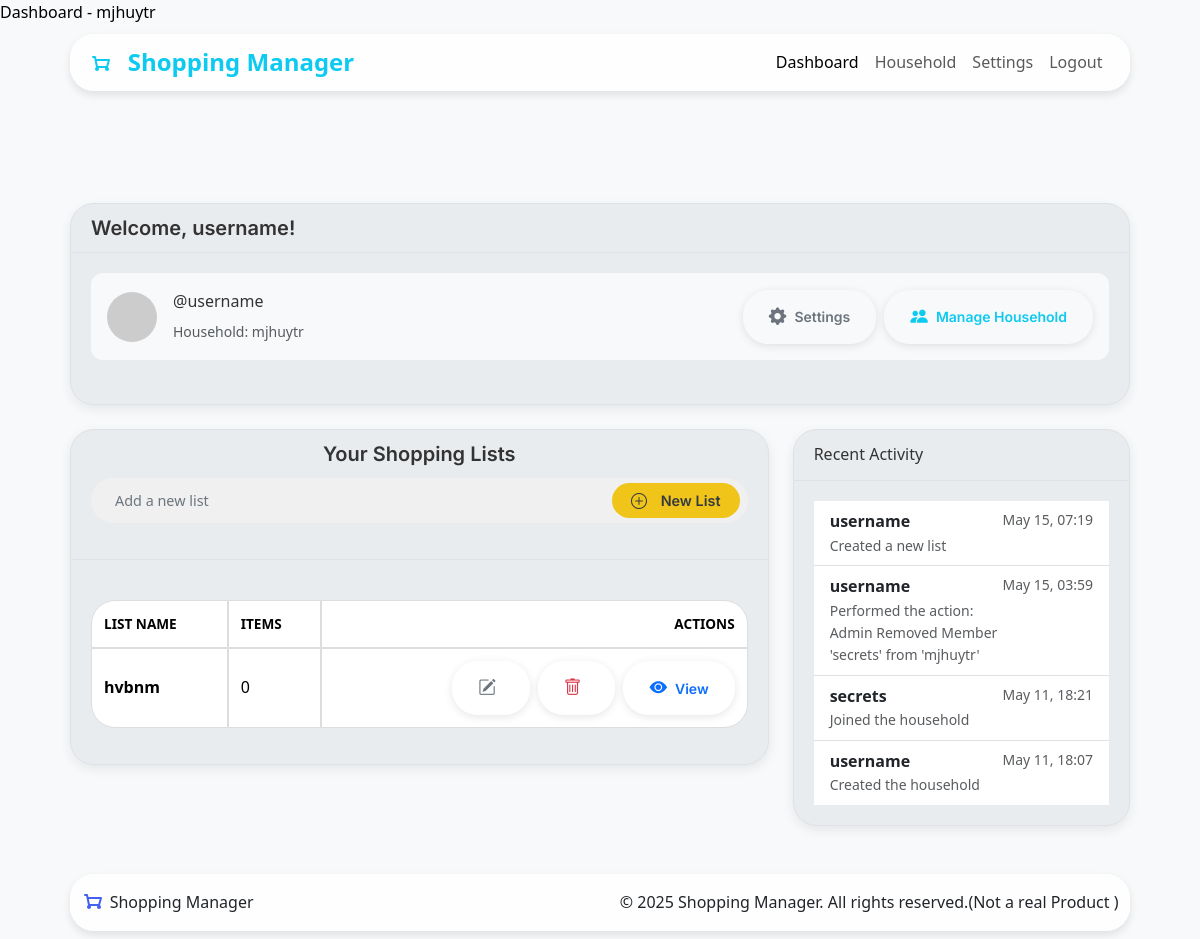
/dashboard (signed in), run on an earlier commit of the app's database.
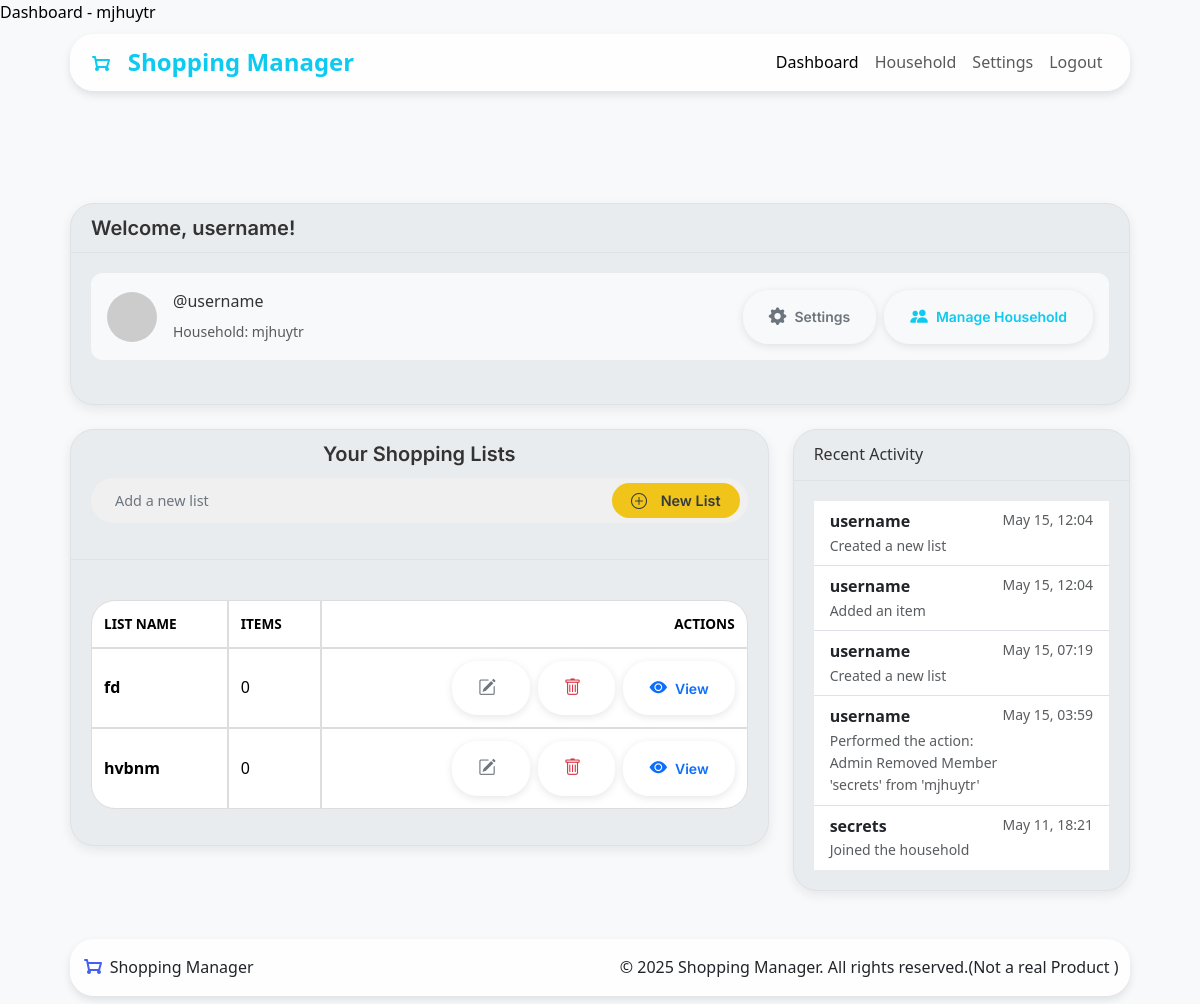
And on a later commit of the database.
### app/models.py (models this page shows, shortened)
class User(db.Model, UserMixin):
    __tablename__ = 'users'
    id = db.Column(db.Integer, primary_key=True)
    username = db.Column(db.String(80), unique=True, nullable=False)
    name = db.Column(db.String(80), nullable=False)
    password = db.Column(db.String(128), nullable=False)
    role = db.Column(db.String(20), default='member')
    avatar_url = db.Column(db.String(256), nullable=True)  # Can be DiceBear URL or local path
    household_id = db.Column(db.Integer, db.ForeignKey('households.id'))
    household = db.relationship('Household', back_populates='members', foreign_keys=[household_id])
    administered_household = db.relationship('Household', back_populates='admin',
                                            foreign_keys='Household.admin_id', uselist=False)
    created_lists = db.relationship('ShoppingList', backref='creator', lazy=True)
    added_items = db.relationship('ListItem', backref='added_by', lazy=True)
    activities = db.relationship('ActivityLog', backref='user', lazy=True)

class Household(db.Model):
    __tablename__ = 'households'
    id = db.Column(db.Integer, primary_key=True)
    join_code = db.Column(db.String(36), unique=True, nullable=False, default=lambda: secrets.token_hex(4).upper())
    name = db.Column(db.String(100), nullable=False)
    created_at = db.Column(db.DateTime, default=datetime.now(timezone.utc))
    admin_id = db.Column(db.Integer, db.ForeignKey('users.id'), nullable=False)
    admin = db.relationship('User', back_populates='administered_household', foreign_keys=[admin_id])
    members = db.relationship('User', back_populates='household', lazy=True, foreign_keys='User.household_id')
    shopping_lists = db.relationship('ShoppingList', backref='household', lazy=True, cascade="all, delete-orphan")

class ShoppingList(db.Model):
    __tablename__ = 'shoppinglists'  # Explicitly set table name
    id = db.Column(db.Integer, primary_key=True)
    name = db.Column(db.String(100), nullable=False)
    household_id = db.Column(db.Integer, db.ForeignKey('households.id'), nullable=False)
    created_by_user_id = db.Column(db.Integer, db.ForeignKey('users.id'), nullable=False)
    created_at = db.Column(db.DateTime, default=datetime.now(timezone.utc))
    items_count = db.Column(db.Integer, default=0)
    purchased_items_count = db.Column(db.Integer, default=0)
    items = db.relationship('ListItem', backref='shopping_list', lazy=True, cascade="all, delete-orphan")

class ActivityLog(db.Model):
    __tablename__ = 'activity_log'
    id = db.Column(db.Integer, primary_key=True)
    user_id = db.Column(db.Integer, db.ForeignKey('users.id'), nullable=False)
    household_id = db.Column(db.Integer, db.ForeignKey('households.id'), nullable=False)
    action_type = db.Column(db.String(50), nullable=False)
    timestamp = db.Column(db.DateTime, default=datetime.now(timezone.utc))

### app/routes.py (the view)
@main.route('/dashboard')
@login_required
def dashboard():
    new_list_form = ShoppingListForm()
    household_id = current_user.household_id
    if not household_id:
        flash("You must join or create a household first.", "warning")
        return redirect(url_for('household_bp.setup'))
    household = HouseholdModel.query.get(household_id)
    if not household:
        flash("Household not found.", "danger")
        return redirect(url_for('main.dashboard'))
    is_admin = (current_user.id == household.admin_id)
    all_household_lists = ShoppingListModel.query.filter_by(household_id=household_id)\
                                               .order_by(ShoppingListModel.created_at.desc())\
                                               .all()
    recent_activity = ActivityLog.query.filter_by(household_id=household_id)\
                                     .order_by(ActivityLog.timestamp.desc())\
                                     .limit(5)\
                                     .all()
    return render_template('dashboard.html',
                           title=f"Dashboard - {household.name}",
                           household=household,
                           lists=all_household_lists,
                           is_admin=is_admin,
                           recent_activity=recent_activity,
                           format_action=format_action ,
                           new_list_form=new_list_form
                           )

### templates/dashboard.html (shortened to what this page needs)
{% extends "base.html" %}
{% block content %}
<div class="container mt-4">
    <div class="card sm-card mb-4">
        <div class="card-header"><h5 class="mb-0">Welcome, {{ current_user.name | default('User') }}!</h5></div>
        <div class="card-body">
            <div class="profile-header">
                {% if current_user.avatar_url %}
                    {% if current_user.avatar_url.startswith('http') %}
                        <img src="{{ current_user.avatar_url }}" alt="{{ current_user.name }}'s avatar" class="profile-pic-actual">
                    {% else %}
                        <img src="{{ current_user.avatar_url }}" alt="{{ current_user.name }}'s avatar" class="profile-pic-actual">
                    {% endif %}
                {% else %}
                    <img src="https://api.dicebear.com/7.x/initials/svg?seed={{ current_user.name }}" alt="Default avatar" class="profile-pic-actual">
                {% endif %}
                <div class="profile-info me-auto">
                    <p class="card-text mb-1">@{{ current_user.username }}</p>
                    {% if current_user.household %}
                        <small class="text-muted">Household: {{ current_user.household.name }}</small>
                    {% else %}
                        <small class="text-muted">Not currently in a household. <a href="{{ url_for('household_bp.setup')}}">Join or Create One!</a></small>
                    {% endif %}
                </div>
                <div class="profile-actions d-flex flex-column flex-sm-row align-items-sm-center">
                    <a href="{{ url_for('settings_bp.account_settings') }}" class="btn btn-sm btn-outline-secondary mb-2 mb-sm-0 me-sm-2">
                        <i class="bi bi-gear-fill"></i> Settings
                    </a>
                    {% if current_user.household and (is_admin or current_user.is_admin_of_household) %}
                    <a href="{{ url_for('household_bp.manage_household') }}" class="btn btn-sm btn-outline-info">
                        <i class="bi bi-people-fill"></i> Manage Household
                    </a>
                    {% endif %}
                </div>
            </div>
        </div>
    </div>
    <div class="row">
        <div class="col-md-8">
            <div class="card sm-card mb-4">
                <div class="card-header">
                    <div class="list-header-controls">
                        <h2 class="h4 list-header-title">Your Shopping Lists</h2>
                        <div class="header-actions-toolbar">
                            <div class="header-action-group" id="headerQuickAddGroup">
                                <div class="dashboard-new-list-container">
                                    <form class="d-flex my-auto" role="New List" id="dashboardListAddForm" action="{{ url_for('shoppinglist_bp.create_list') }}" method="post">
                                        <div class="shopping-new-list-pill-container">
                                        {{ new_list_form.name(class_='form-control' + (' is-invalid' if new_list_form.name.errors else ''), placeholder="Add a new list", id="dashboardNewListInput", type="text", aria_label="New List") }}
                                            <button class="btn btn-new-list-custom expanded" type="submit" id="dashboardNewListBtn">
                                                    <i class="bi bi-plus-circle"></i>
                                                    <span class="New-List-text">New List</span>
                                            </button>
                                        </div>
                                    </form>
                                </div>
                            </div>
                        </div>
                    </div>
                </div>
                <div class="card-body">
                    {% if lists %}
                    <div class="table-container">
                        <table class="table align-middle rounded-table" id="shoppingListsTable">
                            <thead>
                                <tr>
                                    <th scope="col">List Name</th>
                                    <th scope="col">Items</th>
                                    <th scope="col" class="text-end">Actions</th>
                                </tr>
                            </thead>
                            <tbody>
                                {% for list in lists %}
                                <tr id="list-row-{{ list.id }}">
                                    <td>
                                        <strong>{{ list.name }}</strong>
                                    </td>
                                    <td>
                                        {{ list.items_count | default(0) }}
                                    </td>
                                    <td class="text-end">
                                        <div class="d-flex flex-wrap justify-content-end gap-2">
                                            <a href="{{ url_for('shoppinglist_bp.edit_list', list_id=list.id) }}"
                                            class="btn btn-sm btn-outline-secondary" title="Edit List Name" id="eeditbtn">
                                            <i class="bi bi-pencil-square"></i>
                                            </a>
                                            <button type="submit"
                                                class="btn btn-sm btn-outline-danger delete-list-btn"
                                                title="Delete List"
                                                data-bs-toggle="modal"
                                                data-bs-target="#confirmModal"
                                                data-modal-title="Confirm List Deletion"
                                                data-modal-body="Are you sure you want to delete the list '{{ list.name | escape }}' and all its items? This cannot be undone."
                                                data-modal-confirm-text="Delete List"
                                                data-modal-confirm-class="btn-danger"
                                                data-action-url="{{ url_for('shoppinglist_bp.delete_list', list_id=list.id) }}"
                                                data-target-element-selector="#list-row-{{ list.id }}"
                                                data-redirect-url="{{ url_for('main.dashboard') }}">
                                            <i class="bi bi-trash"></i>
                                            </button>
                                            <a href="{{ url_for('shoppinglist_bp.view_list', list_id=list.id) }}"
                                            class="btn btn-sm btn-outline-primary">
                                            <i class="bi bi-eye-fill"></i> <span class="d-none d-sm-inline">View</span>
                                            </a>
                                        </div>
                                    </td>
                                </tr>
                                {% endfor %}
                            </tbody>
                        </table>
                    </div>
                    {% else %}
                    <div>
                        <p class="card-text">You don't have any lists yet! Click 'New List' to get started.</p>
                    </div>
                    {% endif%}
                </div>
            </div>
        </div>
        <div class="col-md-4">
            <div class="card sm-card mb-4">
                <div class="card-header">Recent Activity</div>
                <div class="card-body">
                    {% if recent_activity %}
                    <ul class="list-group list-group-flush">
                        {% for activity in recent_activity %}
                        <li class="list-group-item d-flex justify-content-between align-items-start">
                            <div>
                            <strong>{{ activity.user.name }}</strong>
                            <small class="text-muted d-block">{{ format_action(activity.action_type) }}</small>
                            </div>
                            <small class="text-muted text-nowrap">{{ activity.timestamp.strftime('%b %d, %H:%M')}}</small>
                        </li>
                        {% endfor %}
                    </ul>
                    {% else %}
                    <p class="card-text">No Activity Yet!</p>
                    {% endif %}
                </div>
            </div>
        </div>
    </div>
</div>
{% endblock %}

What changed in the data, as far as the page shows it:
no longer on this page (row unchanged): ActivityLog: user.name "username", action_type "Created the household", timestamp "May 11, 18:07"
added ShoppingList: name "fd", items_count "0"
added ActivityLog: user.name "username", action_type "Created a new list", timestamp "May 15, 12:04"
added ActivityLog: user.name "username", action_type "Added an item", timestamp "May 15, 12:04"
